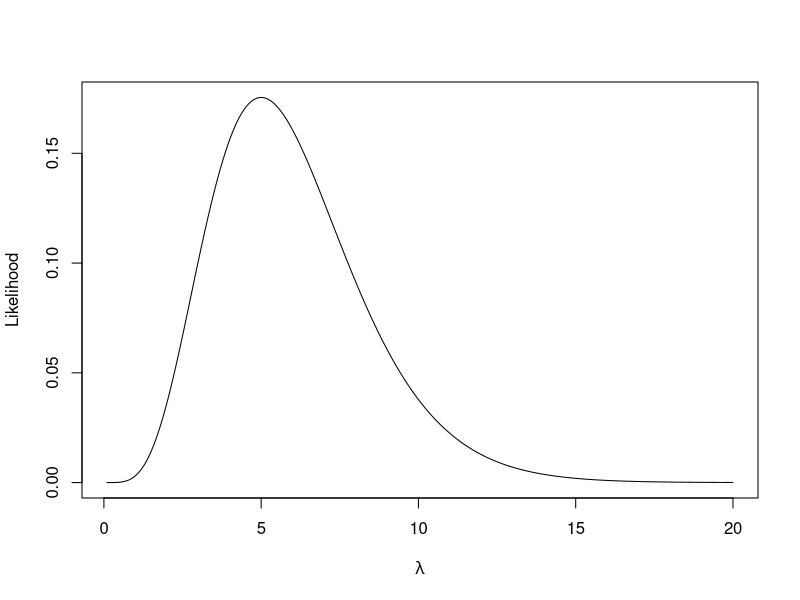
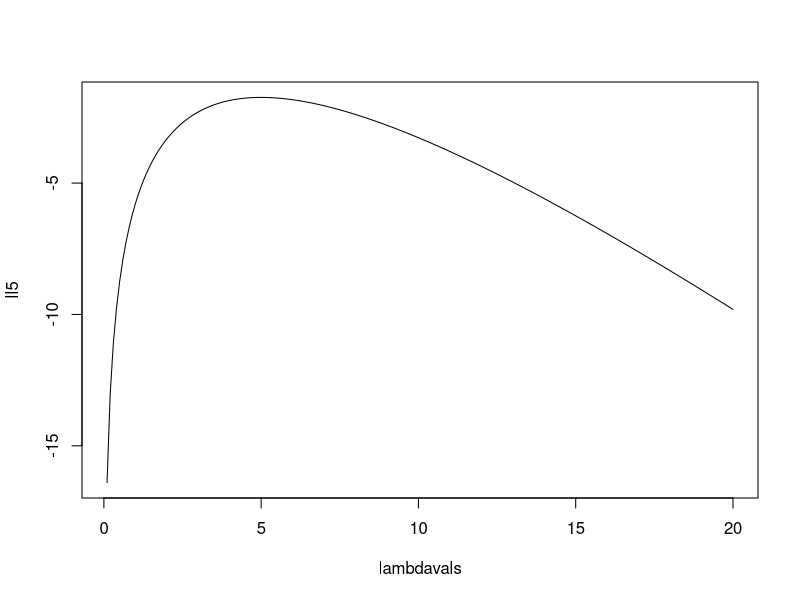
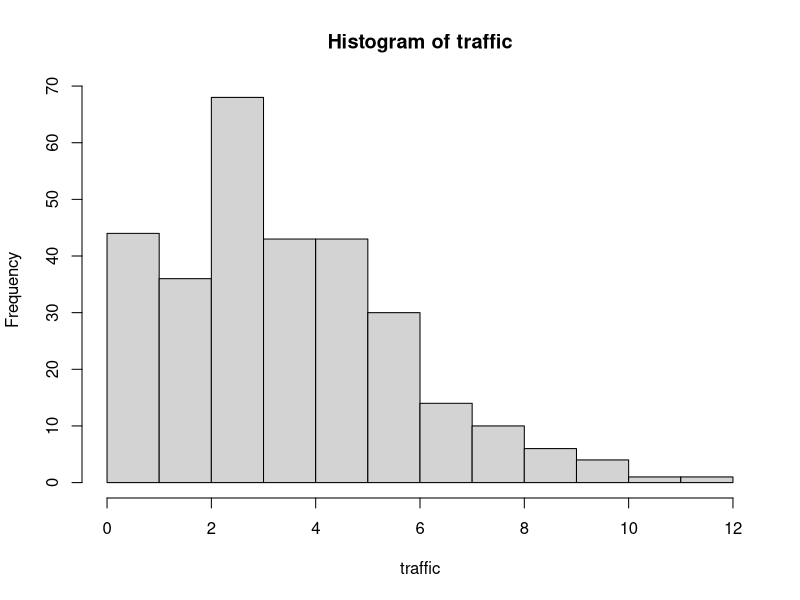
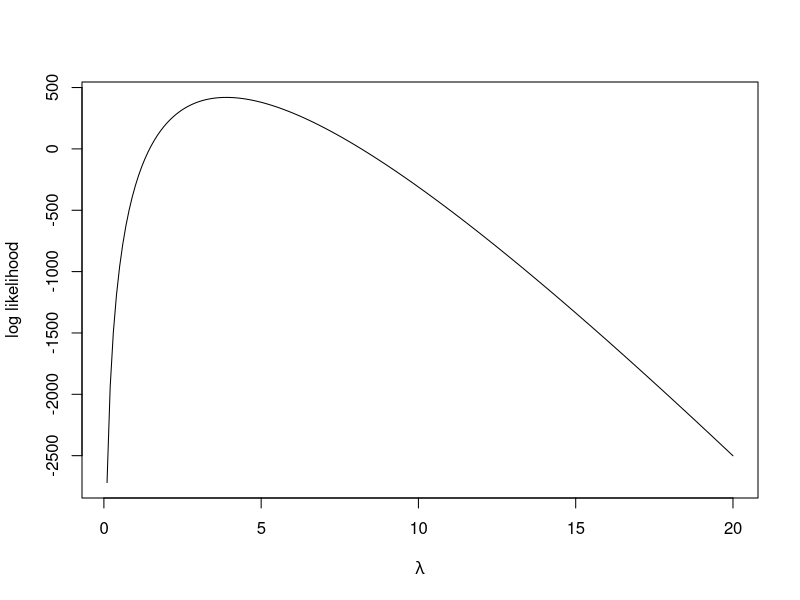
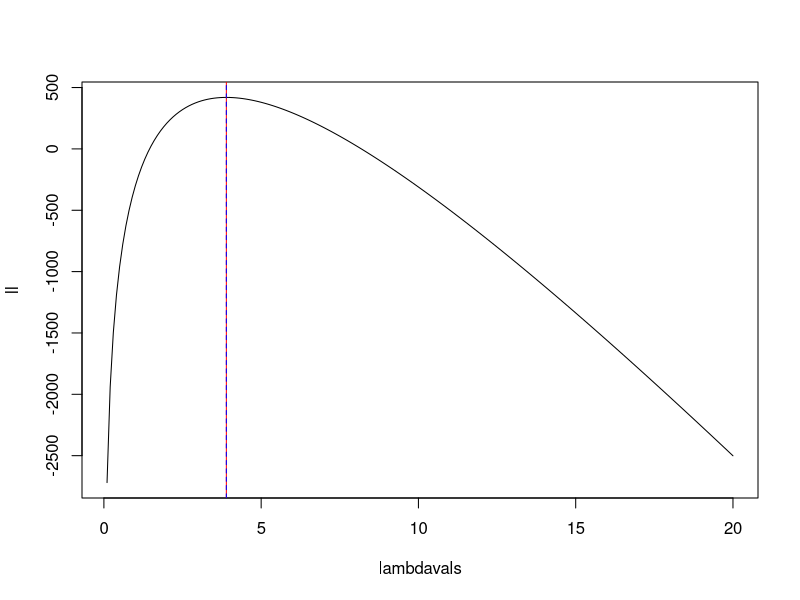
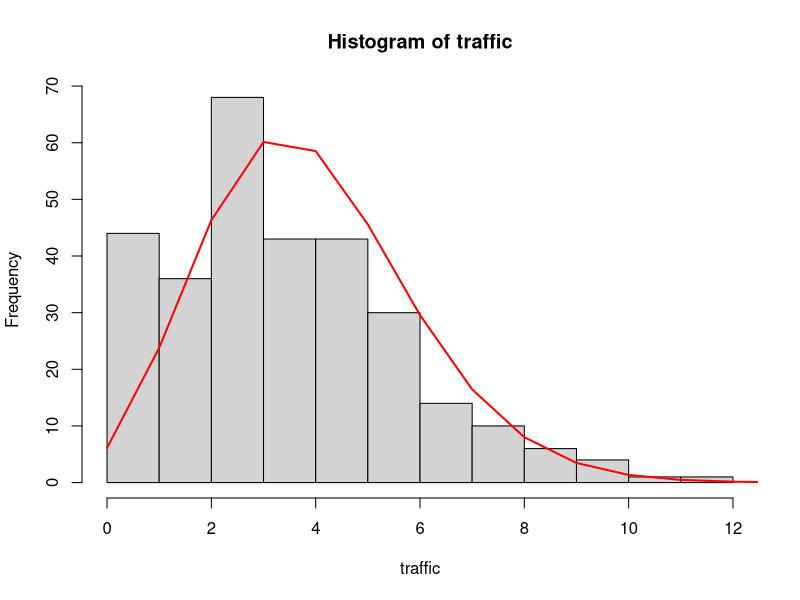

Source code (R) for these figures, in order: (Note: this script raises an error after producing the figures.)
#
# PRACTICAL 1-5:  Likelihood
# ---------------------------------
# 
# We have seen in lectures that the MLEs for the parameters of several common distributions
# can be found in closed form. However, in general, the problem is not guaranteed to be so
# easy with a simple closed-form result. Therefore, in these situations, we will have to find
# and maximise the likelihood numerically.
# 
# For this practical, we will focus on the Poisson distribution, which is particularly appropriate
# for counts of events occuring randomly in time or space. Suppose we have a simple problem with 
# one piece of data, $X$, and we know that $X\sim\text{Po}(lambda)$ for some unknown parameter 
# value lambda. 
# 
# You will need the following skills from previous practicals:
#     *   Basic R skills with arithmetic, functions, etc
#     *   Manipulating and creating vectors: `c`, `seq`,
#     *   Calculating data summaries: `mean`, `sum`, `length`
#     *   Plotting with `plot` and `hist`, and adding lines to plots with `lines` and `abline`
#     *   Repeatedly applying a function to a vector using `sapply`
# New R techniques:
#     *   Optimising a function with `optim`
#     *   Extracting named elements of a list using the `$` operator


# 1. The Poisson Likelihood
# ==================================================================================
# 

# 
# Our likelihood calculations begin with writing down the likelihood function of our data.
# For a single observation X=x from a Poisson distribution, the likelihood is the the probability
# of observing X=x written as a function of the parameter lambda:
# 
#                                 e^{-lambda} lambda^x
# l(lambda) = P[X=x | lambda] =   --------------------
#                                          x!
# 
# To begin with, suppose we observe a count of X=5.



# Exercise:
# ~~~~~~~~~~~~~
# * Write a simple function called `poisson` that takes arguments `lambda` which evaluates the
#   Poisson probability P[X=5 | lambda].
#   _Hint_: You will need the `exp` and `factorial` functions.
# * Evaluate the Poisson probability for X=5 when lambda=7 - you should get a value of `0.1277167`.

   
   
'poisson' <- function(lambda){
  p <- exp(-lambda)*lambda^5/factorial(5)
}
poisson(7)







 
# What we have just created is the likelihood function, l(lambda), for the Poisson parameter 
# lambda given a single observation of X=5. 
# 
# Before we consider a larger data problem, let's briefly explore this simplest case of a Poisson
# likelihood.

# Exercise:
# ~~~~~~~~~~~~~
# * Create a `seq`uence of `length` 200 from `0.1` to `20`. Save this as `lambdavals`. 
# * Use `sapply` to evaluate the Poisson likelihood function for every value of lambda in
#   `lambdavals`. Save this as `like5`.
# * Draw a `plot` of the Poisson likelihood as a function of lambda. Use `ty='l'` to draw a
#   line graph.
# * By eye, what is the value lambdaHat of lambda which maximises the likelihood?
 





lambdavals <- seq(0.1,20,length=200)
like5 <- sapply(lambdavals, poisson)
plot(x=lambdavals, y=like5, ty='l',ylab='Likelihood', xlab=expression(lambda))








# Typically, we usually work with the log-likelihood L(lambda)=log l(lambda), rather than 
# the likelihood itself. This can often make the mathematical maximisation simpler, the numerical
# computations more stable, and it is also intrinsically connected to the idea of *information*
# (which we will consider later).

# Exercise:
# ~~~~~~~~~~~~~
# * Modify your `poisson` function to compute the logarithm of the Poisson probability, and
#   call this `logPoisson`. You will need to use the `log` function.
# * Evaluate the log likelihood function for all lambda in `lambdavals` and plot the log-likelihood
#   against lambda. Do you find the same maximum value lambdaHat?






'logPoisson' <- function(lambda){
  ## lazy way
  #p <- log(exp(-lambda)*lambda^5/factorial(5))
  ## smarter way
  p <- -lambda+5*log(lambda)-log(factorial(5))
  return(p)
}
ll5 <- sapply(lambdavals, logPoisson)
plot(x=lambdavals, y=ll5, ty='l')





# 
# 2. Likelihood methods for real data
# ==================================================================================
# 
# The Poisson distribution has been used by traffic engineers as a model for light traffic.
# This assumption is based on the rationale that if the rate is approximately constant and
# the traffic is light (so the individual cars move independently of each other), then the
# distribution of counts of cars in a given time interval or space area should be nearly 
# Poisson (Gerlough and Schuhl 1955). 
# 
# The following table shows the number of right turns during 300 3-minute intervals at a 
# specific junction.
# 
# N            0    1    2    3    4    5    6    7    8     9    10    11    12
# Frequency   14   30   36   68   43   43   30   14   10     6     4     1     1


traffic <- rep(0:12, c(14,30,36,68,43,43,30,14,10,6,4,1,1))




# Exercise:
# ~~~~~~~~~~~~~
# * Evaluate the piece of code above to create the vector `traffic` corresponding to the above data set.
# * Plot a `hist`ogram of the data. Does an assumption of a Poisson distribution appear reasonable?


hist(traffic)






# If we suppose a Poisson distribution might be a good choice of distribution for this
# dataset, we still need to find out which particular Poisson distribution is best by 
# estimating the parameter lambda. 
# 
# Let's begin by constructing the likelihood and log-likelihood functions for this data set 
# of 300 observations. Assuming that the observations $x_1, \dots, x_{300}$ can be treated as
# 300 i.i.d. values from $\text{Po}(lambda)$, the log-likelihood function for the entire sample is:
# 
# 
# L(lambda) = -n lambda + (sum_{i=1}^n x_i ) log(lambda),
# 
# 
# up to an additive constant from the factorial terms (which we can ignore).


# Exercise:
# ~~~~~~~~~~~~~
# 
#  * Write a new functions `logLike` with a single parameter `lambda`, which evaluates the 
#    log-likelihood expression above for the `traffic` data and the supplied values of `lambda`.
#   _Hint_: Use `length` and `sum` to compute the summary statistics.
#  * Evaluate the data log-likelihood for all lambda in `lambdavals` and plot the log-likelihood
#    against lambda. Without further calculations, use the plot to have a guess at the maximum 
#    likelihood estimate $lambdaHat$ -- we'll check this later!




'logLike' <- function(lambda){
  n <- length(traffic)
  s <- sum(traffic)
  ll <- -n*lambda + s*log(lambda) 
  return(ll)
}

ll <- sapply(lambdavals, logLike)
plot(x=lambdavals, y=ll, ty='l',xlab=expression(lambda),ylab='log likelihood')







# 2.1 Maximising the likelihood
# ----------------------------------------------------------------------------------
# 
# The maximum likelihood estimate (MLE), lambdaHat, for the lambda parameter of the Poisson
# distribution is the value of lambda which maximises the likelihood
# 
# lambdaHat = argmax_{lambda in Omega} l(lambda) = argmax_{lambda in Omega} L(lambda).
# 
# Therefore to find the MLE, we must maximise l or L. We know we can do this analytically for
# certain common distributions, but in general we'll have to optimise the function numerically
# instead. For such problems, `R` provides various functions to perform a numerical optimisation
# of a give function (even one we define ourself). The function we will focus on is `optim`:


# ^^^^^^^^^^^^^^^^^^^^^^^^^^^^^^^^^^^^^^^^^^^^^^^^^^^^^^^^^^^^^^^^^^^^^^^^^^^^^^^^^^^^^^^^^^^^^^^
# ^ TECHNIQUE: 
# ^ 
# ^ `R` offers several optimisation functions, however the one we shall be using today is 
# ^ `optim` which is one of the most general optimisation functions. This generality comes at
# ^ the price of having a lot of optional parameters that need to be specified.
# ^ 
# ^ For our purposes, we're doing a 1-dimensional optimisation of a given function named `logLike`.
# ^ So the syntax we will use to maximise this function is as follows
# ^ 
# ^ `optim(start, logLike, lower=lwr, upper=upr, method='Brent', control=list(fnscale=-1))`
# ^ 
# ^ The arguments are:
# ^ 
# ^ * `start` : an initial value for lambda at which to start the optimisation. 
# ^       *Replace this with a sensible value.*
# ^ * `logLike` : this is the function we're optimising. In general, we can replace this with
# ^       any other function.
# ^ * `lower=lwr, upper=upr` : lower and upper bounds to our search for $\est{lambda}$. 
# ^       *Replace `lwr` and `upr` should be replaced with appropriate numerical values*; an obvious
# ^       choice for this problem is the min and max of our data.
# ^ * `method='Brent'` : this selects an appropriate optimisation algorithm for a 1-D optimisation.
# ^ * `control=list(fnscale=-1)` : this looks rather strange, but is simply telling `optim` to 
# ^       *max*imise the given function, rather than *min*imise (which is the default).
# ^ 
# ^ `optim` returns a number of values in the form of a list. The relevant components are:
# ^  
# ^    * `par` : the optimal value of the parameter
# ^    * `value` : the optimum of the function being optimised.
# ^ 
# ^^^^^^^^^^^^^^^^^^^^^^^^^^^^^^^^^^^^^^^^^^^^^^^^^^^^^^^^^^^^^^^^^^^^^^^^^^^^^^^^^^^^^^^^^^^^^^^


# Exercise:
# ~~~~~~~~~~~~~
# * Use `optim` to maximise the `logLike` function. You should choose an appropriate initial
#   value for lambda, as well as sensible `upper` and `lower` bounds.
# * What value of lambdaHat do you obtain? How does this compare to your guess at the MLE?
# * We know from lectures that the lambdaHat=Xbar -- evaluate the sample mean of the `traffic`
#   data. Does this agree with your results from directly maximising the log-likelihood?


ret <- optim(1, logLike, method='Brent', lower=0, upper=100, control=list(fnscale=-1))







# ^^^^^^^^^^^^^^^^^^^^^^^^^^^^^^^^^^^^^^^^^^^^^^^^^^^^^^^^^^^^^^^^^^^^^^^^^^^^^^^^^^^^^^^^^^^^^^^
# ^ TECHNIQUE: 
# ^ 
# ^ The output of `optim` is in the form of a `list`. Unlike vectors, `list`s can combine many 
# ^ different variables together (numbers, strings, matrices, etc) and each element of a list
# ^ can be given a name to make it easier to access.
# ^ 
# ^ For example, we can create our own lists using the `list` function:
# ^ 
# ^ ` test <- list(Name='Donald', IQ=-10, Vegetable='Potato')`
# ^ 
# ^ Once created, we can access the named elements of the list using the `$` operator. For example,
# ^ 
# ^ ` test$IQ`
# ^ 
# ^ will return the value saved to `IQ` in the list, i.e. -10. RStudio will show auto-complete
# ^ suggestions for the elements of the list after you press `$`, which can help make life easier.
# ^ 
# ^ We can use this to extract the MLE value from `optim` by first saving the results to a variable,
# ^ called `results` say, and then extracting the list element named `par`.
# ^ 
# ^^^^^^^^^^^^^^^^^^^^^^^^^^^^^^^^^^^^^^^^^^^^^^^^^^^^^^^^^^^^^^^^^^^^^^^^^^^^^^^^^^^^^^^^^^^^^^^



# Exercise:
# ~~~~~~~~~~~~~
# * Extract the optimal value of lambda from the output of `optim` and save it to a new variable 
#   called `mle`.
# * Re-draw your plot of the log-likelihood function, and use `abline` to:
#    * Add a red solid vertical line at lambda=lambdaHat
#    * Add a blue dashed vertical line at lambda=xbar.
# * Do the results agree with each other, and with your guess at lambdaHat?


mle <- ret$par
plot(x=lambdavals, y=ll,ty='l')
abline(v=mle,col='red')
abline(v=mean(traffic), col='blue', lty=2)








# Let's return to the original distribution of the data. The results of our log-likelihood analysis
# suggest that a Poisson distribution with parameter $lambdaHat$ is the best choice of Poisson 
# distributions for this data set.


# Exercise:
# ~~~~~~~~~~~~~
# * Re-draw the `hist`ogram of the `traffic` data.
# * For x=0, 1, ..., 16 evaluate the Poisson probability P[X=x] when X ~ Po(lambdaHat).
#   Save these probabilities as `probs`.
# * Multiply `probs` by the sample size to obtain the expected Poisson counts under this 
#   Po(lambdaHat) distribution.
# * Use the `lines` function to overlay the expected Po(lambdaHat) counts as a curve on top 
#   of your histogram. Does this look like a good fit to the data?


hist(traffic)
xs <- 0:16
lines(x=xs,y=300*dpois(xs,lambda=mle),col='red',lwd=2)






# We will return to the question of fitting distributions to data and the "goodness of fit" later
# next term.


# 2.2 Information and inference
# ----------------------------------------------------------------------------------
#
# For an iid sample X1, ..., Xn from a sufficiently nicely-behaved density function f(xi | theta)
# with unknown parameter theta, the sampling distribution of the MLE thetaHat is such that 
# 
# thetaHat ~~> N(theta, 1/I_n(theta) ),
# 
# as n -> infinity. Whilst we may be used to finding Normal distributions in unusual places, this
# result is noteworthy as we never assumed any any particular distribution of our data here. This 
# result therefore provides us with a general method for making inferences about parameters of 
# distributions and their MLEs for problems involving large samples!
# 
# In particular, we can apply this to our Poisson data problem above to construct a large-sample 
# approximate 100(1-alpha)% confidence interval for lambda in the form:
# 
# lambdaHat +/- z*_{alpha/2} 1 /[sqrt(-L''(lambdaHat))],
# 
# where z*_{alpha/2} is the alpha/2 critical value of a standard Normal distribution and we have 
# estimated the expected Fisher information I_n(theta) by the observed information 
# I(lambdaHat) = -L''(lambdaHat).
# 

# Exercise:
# ~~~~~~~~~~~~~
#
# * We can request that `R` computes -1 times the the second derivative at the maximum, 
#     -L''(lambdaHat), as part of the optimisation process. To do this, re-run your optimisation,
#     but add the additional argument `hessian=TRUE`.
# * The output from `optim` will now contain an additional element named `hessian`. Extract this
#   element, and save it as `obsInfo`.
# * Irritatingly, `obsInfo` will be in the form of a (1x1) matrix rather than a scalar. Run the 
#   following code to flatten it into a scalar so we can use it in our confidence interval:
#
#   obsInfo <- c(obsInfo)

ret <- optim(1, nll, method='Brent', lower=0, upper=100, hessian=TRUE)

obsInfo <- ret$hessian
obsInfo <- c(obsInfo)









# Exercise:
# ~~~~~~~~~~~~~
#
# * Use `qnorm` or your standard Normal tables to find the critical z*_{alpha/2} value for
#   a 95% confidence interval. Save this as `zcrit`.
# * Combine `mle`, `zcrit`, and `obsInfo` to evaluate an approximate 95% confidence interval
#   for lambda.
# * Return (and possibly re-draw) the plot of your log-likelihood function, with the MLE 
#   indicated as a vertical line. Add the limits of the confidence interval to your plot as
#   vertical green lines.
#  * Comment on the reliability of your estimate.


zstar <- qnorm(0.975)
upr <- mle + zstar * sqrt(1/obsInfo)
lwr <- mle - zstar * sqrt(1/obsInfo)
ci <- c(lwr,upr)
ci

plot(x=lambdavals, y=ll,ty='l')
abline(v=mle,col='red')
abline(v=ci, col='green')





